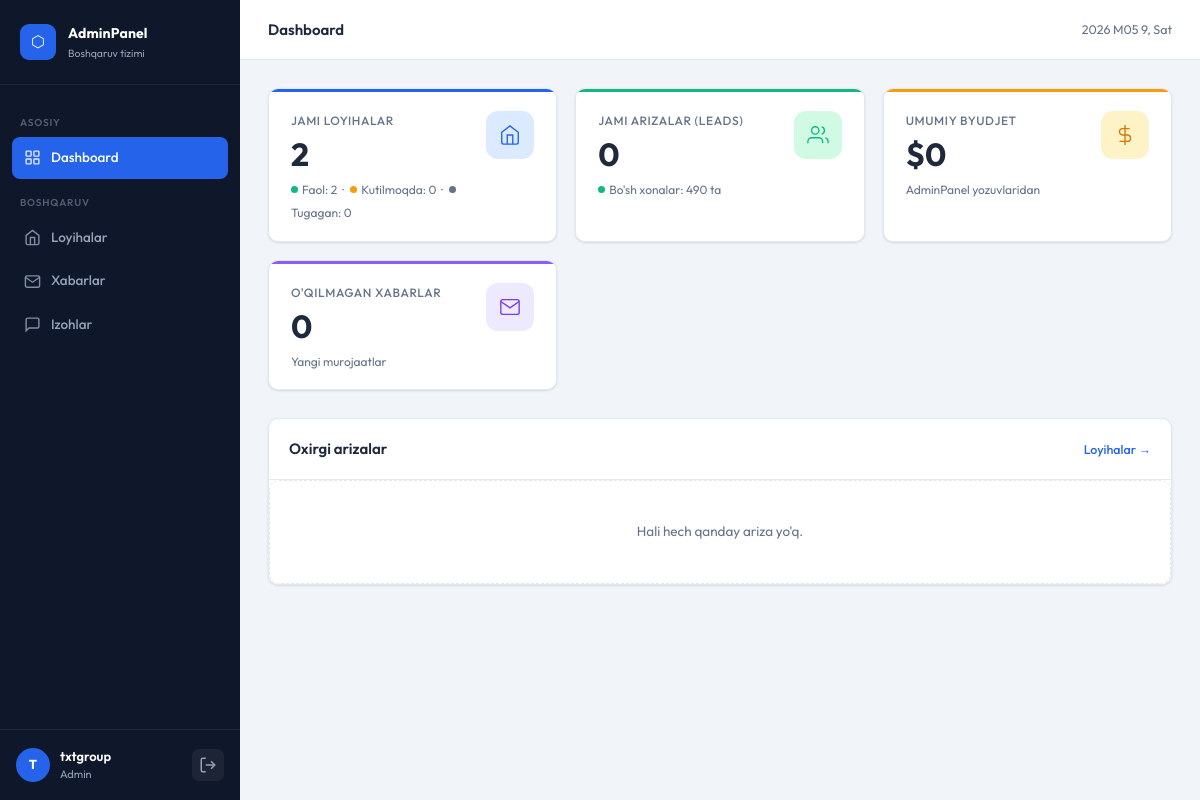
/management/dashboard/ (signed in), run on an earlier commit of the app's database.
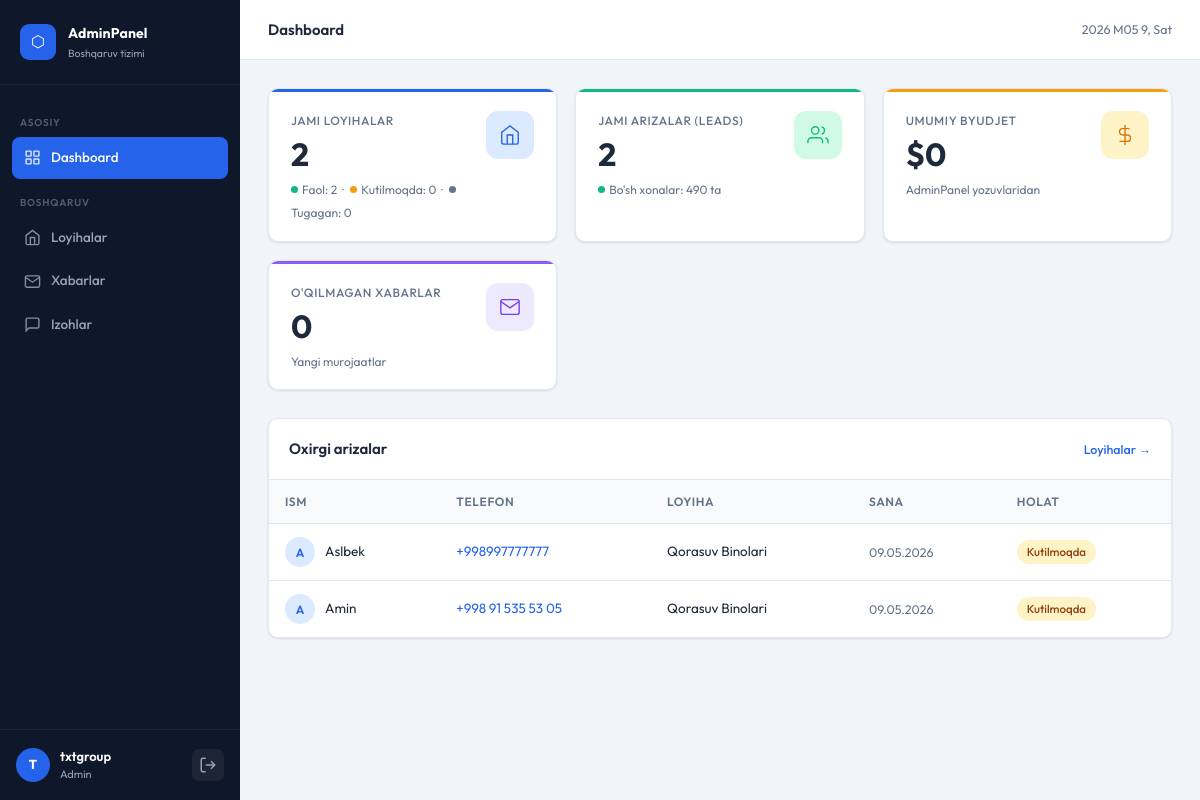
And on a later commit of the database.
### core/models.py (models this page shows, shortened)
class Lead(models.Model):
    name = models.CharField(max_length=100, verbose_name="Ism")
    phone = models.CharField(max_length=30, verbose_name="Telefon")
    project = models.ForeignKey(
        Project, on_delete=models.CASCADE,
        related_name='leads',
        verbose_name="Loyiha"
    )
    is_contacted = models.BooleanField(default=False, verbose_name="Bog'lanildi")
    created_at = models.DateTimeField(auto_now_add=True)
    class Meta:
        ordering = ['-created_at']
        verbose_name = "Ariza"
        verbose_name_plural = "Arizalar"

class Project(models.Model):
    STATUS_CHOICES = [
        ('active', 'Faol'),
        ('sold_out', 'Tugagan'),
        ('upcoming', 'Kutilmoqda'),
    ]
    image = models.ImageField(upload_to='project_images/', verbose_name="Rasm")
    name = models.CharField(max_length=100, verbose_name="Nomi")
    description = models.TextField(verbose_name="Tavsif")
    rooms = models.IntegerField(verbose_name="Xonalar soni")
    floor = models.IntegerField(verbose_name="Qavatlar soni")
    location = models.CharField(max_length=100, verbose_name="Joylashuv")
    available_numbers = models.IntegerField(verbose_name="Bo'sh xonalar")
    price = models.DecimalField(max_digits=12, decimal_places=2, verbose_name="Narx ($)")
    status = models.CharField(
        max_length=20,
        choices=STATUS_CHOICES,
        default='active',
        verbose_name="Holati"
    )
    created_at = models.DateTimeField(auto_now_add=True)
    class Meta:
        ordering = ['-created_at']
        verbose_name = "Loyiha"
        verbose_name_plural = "Loyihalar"

### managers/views.py (the view)
# urls.py: path('dashboard/', views.dashboard, name='dashboard'),
@login_required(login_url='/management/')
def dashboard(request):
    total_projects = Project.objects.count()
    total_leads = Lead.objects.count()
    total_budget = AdminPanel.objects.aggregate(total=Sum('budget'))['total'] or 0
    total_available = Project.objects.aggregate(total=Sum('available_numbers'))['total'] or 0
    unread_messages = Contact.objects.filter(is_read=False).count()
    recent_leads = Lead.objects.select_related('project').order_by('-created_at')[:5]
    projects_by_status = {
        'active': Project.objects.filter(status='active').count(),
        'sold_out': Project.objects.filter(status='sold_out').count(),
        'upcoming': Project.objects.filter(status='upcoming').count(),
    }
    context = {
        'total_projects': total_projects,
        'total_leads': total_leads,
        'total_budget': total_budget,
        'total_available': total_available,
        'unread_messages': unread_messages,
        'recent_leads': recent_leads,
        'projects_by_status': projects_by_status,
    }
    return render(request, 'management/dashboard.html', context)

### managers/templates/management/dashboard.html (shortened to what the changed rows need)
{% extends 'management/base_management.html' %}
{% load static %}
{% block page_styles %}
<link rel="stylesheet" href="{% static 'management/styles/dashboard.css' %}">
{% endblock %}
{% block page_content %}
<div class="dashboard">
  <section class="stats-grid">
    <div class="stat-card buildings">
      <div class="stat-body">
        <h2 class="stat-value">{{ total_projects }}</h2>
      </div>
    </div>
    <div class="stat-card leads">
      <div class="stat-body">
        <p class="stat-label">Jami arizalar (Leads)</p>
        <h2 class="stat-value">{{ total_leads }}</h2>
        <p class="stat-sub">
          <span class="dot active"></span> Bo'sh xonalar: {{ total_available }} ta
        </p>
      </div>
    </div>
    <div class="stat-card budget">
      <div class="stat-body">
        <h2 class="stat-value">${{ total_budget|floatformat:0 }}</h2>
      </div>
    </div>
    <div class="stat-card messages">
      <div class="stat-body">
        <h2 class="stat-value">{{ unread_messages }}</h2>
      </div>
    </div>
  </section>
  <section class="dashboard-section">
    {% if recent_leads %}
    <div class="table-wrap">
      <table class="data-table">
        <thead>
          <tr>
            <th>Ism</th>
            <th>Telefon</th>
            <th>Loyiha</th>
            <th>Sana</th>
            <th>Holat</th>
          </tr>
        </thead>
        <tbody>
          {% for lead in recent_leads %}
          <tr>
            <td>
              <div class="cell-with-avatar">
                <div class="mini-avatar">{{ lead.name|slice:":1"|upper }}</div>
                {{ lead.name }}
              </div>
            </td>
            <td><a href="tel:{{ lead.phone }}" class="phone-link">{{ lead.phone }}</a></td>
            <td>{{ lead.project.name }}</td>
            <td class="date-cell">{{ lead.created_at|date:"d.m.Y" }}</td>
            <td>
              {% if lead.is_contacted %}
                <span class="badge-pill success">Bog'lanildi</span>
              {% else %}
                <span class="badge-pill warning">Kutilmoqda</span>
              {% endif %}
            </td>
          </tr>
          {% endfor %}
        </tbody>
      </table>
    </div>
    {% else %}
    <div class="empty-state">
      <p>Hali hech qanday ariza yo'q.</p>
    </div>
    {% endif %}
  </section>
</div>
{% endblock %}

What changed in the data, as far as the page shows it:
added Lead: name "A", name "Aslbek", phone "+998997777777", project.name "Qorasuv Binolari", created_at "09.05.2026", is_contacted "Kutilmoqda"
added Lead: name "A", name "Amin", phone "+998 91 535 53 05", project.name "Qorasuv Binolari", created_at "09.05.2026", is_contacted "Kutilmoqda"
Also different on the page:
{{ total_leads }}: "0" → "2"
text no longer shown: "Hali hech qanday ariza yo'q."
text now shown: "ISM TELEFON LOYIHA SANA HOLAT"
